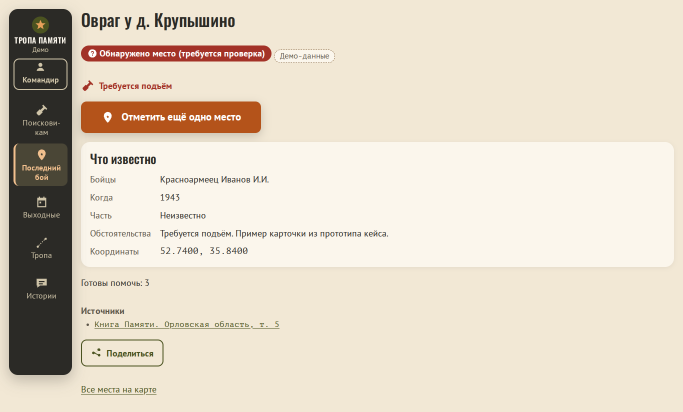
#> input picture frontend/e2e-visual/baseline/laptop/commander-last-battle-S01.png, 1366 x 823 px (shown at 1/2 size)
$ python fake_camera.py ../../e2e-visual/baseline/laptop/commander-last-battle-S01.png ../../e2e-visual/baseline/laptop/commander-last-battle-new.png
#> lines starting #> are read from the running program, lines starting #| are printed output that depends on the picture
"""Виртуальная камера для AR-теста: снимок в кадре 640×480, поток .y4m для Chromium.

python fake_camera.py <снимок.jpg> <out.y4m>
Затем: LIVE_AR_CAMERA=<out.y4m> LIVE_AR_PHOTO=<id> npx playwright test e2e/live-photo-ar.spec.ts
(на Windows путь к .y4m — в виде C:\\...)
"""

import sys

from PIL import Image

W, H, FRAMES = 640, 480, 30


def main(src: str, out: str) -> None:
    photo = Image.open(src).convert("RGB")
#> photo is the input picture: PIL image 1366x823 RGB; mean R, G, B 224.3, 213.8, 197.7
    scale = min(W * 0.8 / photo.width, H * 0.9 / photo.height)
#> scale = 0.375
    photo = photo.resize((round(photo.width * scale), round(photo.height * scale)))
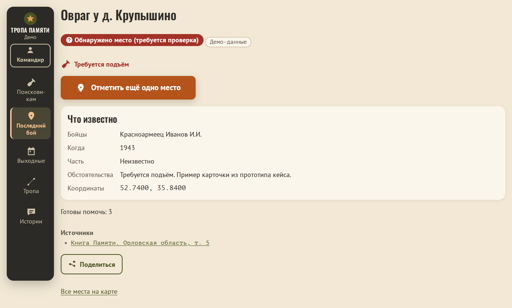
#> photo: PIL image 512x308 RGB; mean R, G, B 224.3, 213.8, 197.7
    frame = Image.new("RGB", (W, H), (200, 200, 200))
#> frame: PIL image 640x480 RGB; every value is 200
    frame.paste(photo, ((W - photo.width) // 2, (H - photo.height) // 2))
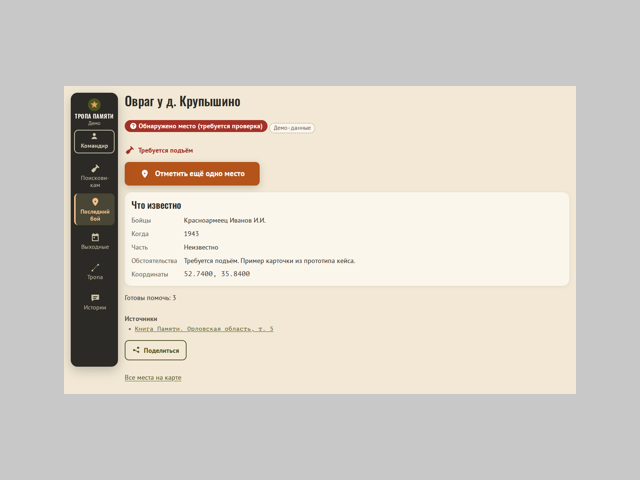
#> frame: PIL image 640x480 RGB; mean R, G, B 212.5, 207.1, 198.8
    # YUV 4:2:0: яркость в полном размере, цвет — вдвое меньше по каждой стороне
    y, cb, cr = frame.convert("YCbCr").split()
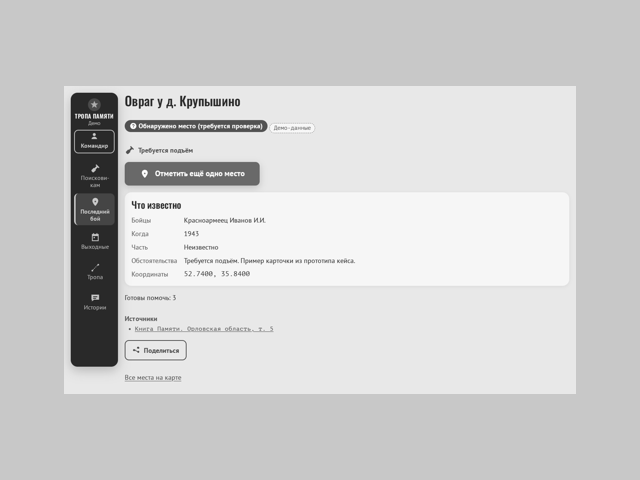
#> y: PIL image 640x480 L; min 27, max 255, mean 207.4
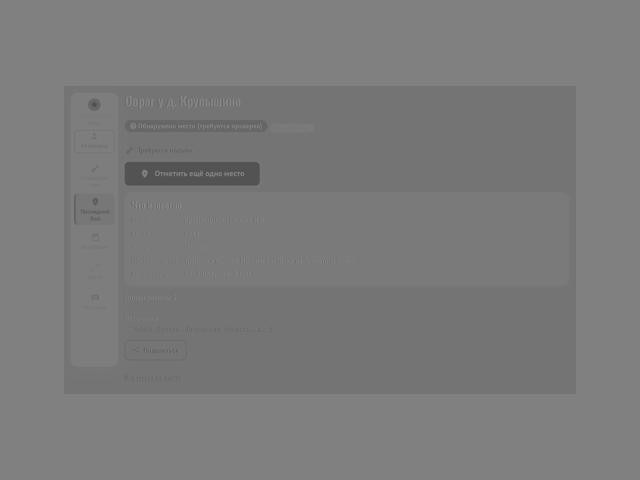
#> cb: PIL image 640x480 L; min 78, max 141, mean 122.7
    half = (W // 2, H // 2)
    data = y.tobytes() + cb.resize(half).tobytes() + cr.resize(half).tobytes()
    with open(out, "wb") as f:
        f.write(f"YUV4MPEG2 W{W} H{H} F10:1 Ip A1:1 C420jpeg\n".encode())
        for _ in range(FRAMES):
            f.write(b"FRAME\n" + data)
    print(out)


if __name__ == "__main__":
    main(sys.argv[1], sys.argv[2])

$ run again, on frontend/e2e-visual/baseline/laptop/commander-last-battle.png
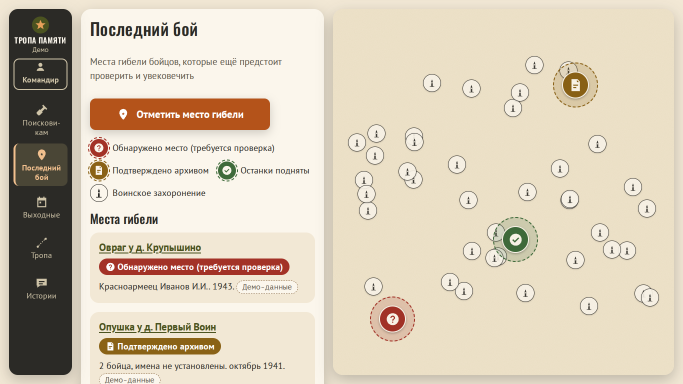
#> input picture frontend/e2e-visual/baseline/laptop/commander-last-battle.png, 1366 x 768 px (shown at 1/2 size)
#> in main, photo is the input picture: PIL image 1366x768 RGB; mean R, G, B 215.1, 203.3, 183.6
#> photo: PIL image 512x288 RGB
#> in main, `y, cb, cr = frame.convert("YCbCr").split()`:
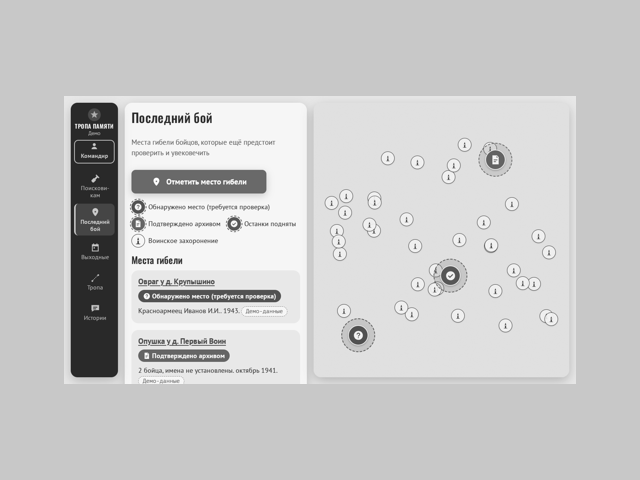
#> y: PIL image 640x480 L; min 27, max 255, mean 202
#> in main, `y, cb, cr = frame.convert("YCbCr").split()`:
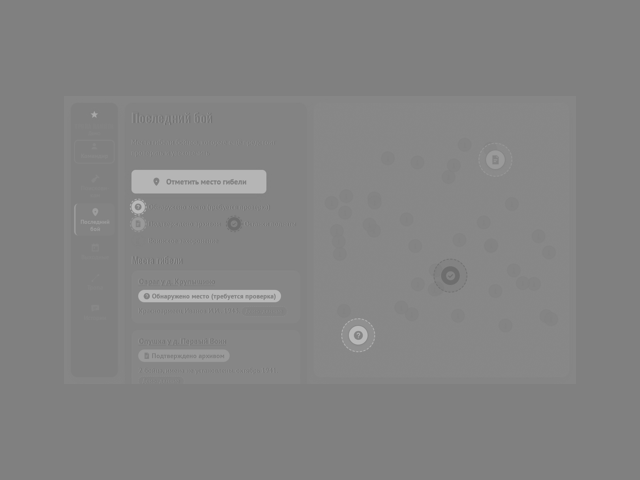
#> cr: PIL image 640x480 L; min 109, max 190, mean 131.4

$ run again, on frontend/e2e-visual/baseline/laptop/commander-search-requests-new.png
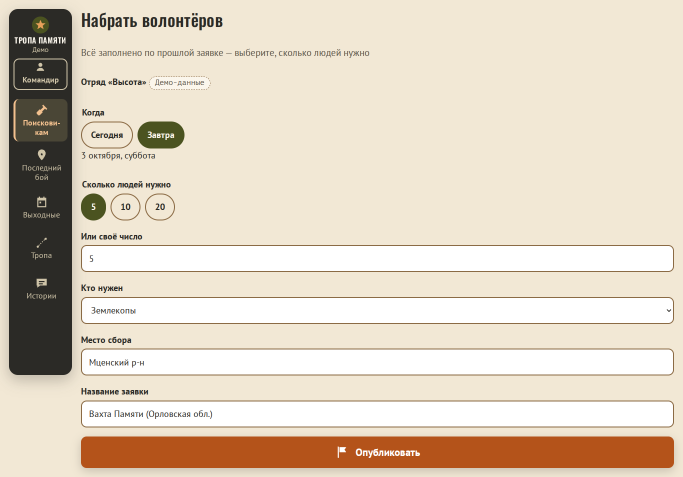
#> input picture frontend/e2e-visual/baseline/laptop/commander-search-requests-new.png, 1366 x 954 px (shown at 1/2 size)
#> in main, photo is the input picture: PIL image 1366x954 RGB; mean R, G, B 222.6, 210, 192.9
#> photo: PIL image 512x358 RGB
#> in main, `y, cb, cr = frame.convert("YCbCr").split()`:
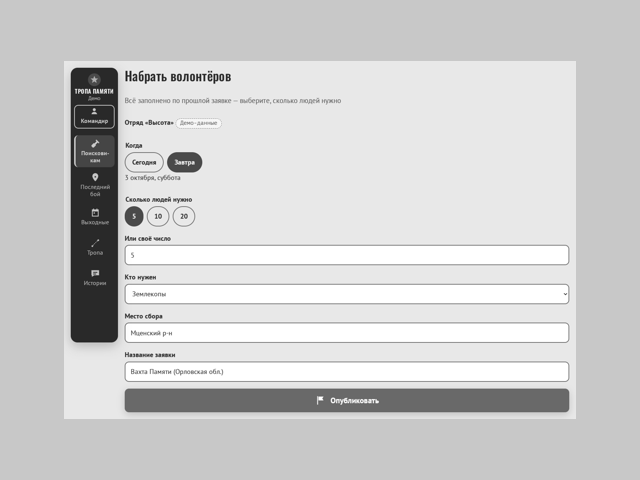
#> y: PIL image 640x480 L; min 23, max 255, mean 206.6
#> in main, `y, cb, cr = frame.convert("YCbCr").split()`:
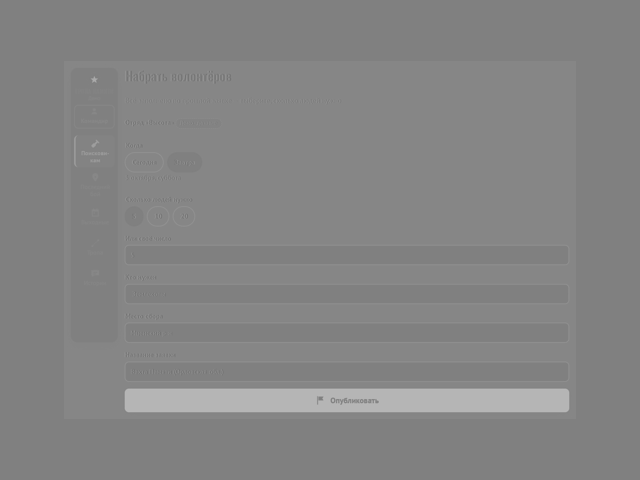
#> cr: PIL image 640x480 L; min 115, max 185, mean 132.4

$ run again, on frontend/e2e-visual/baseline/laptop/commander-search.png
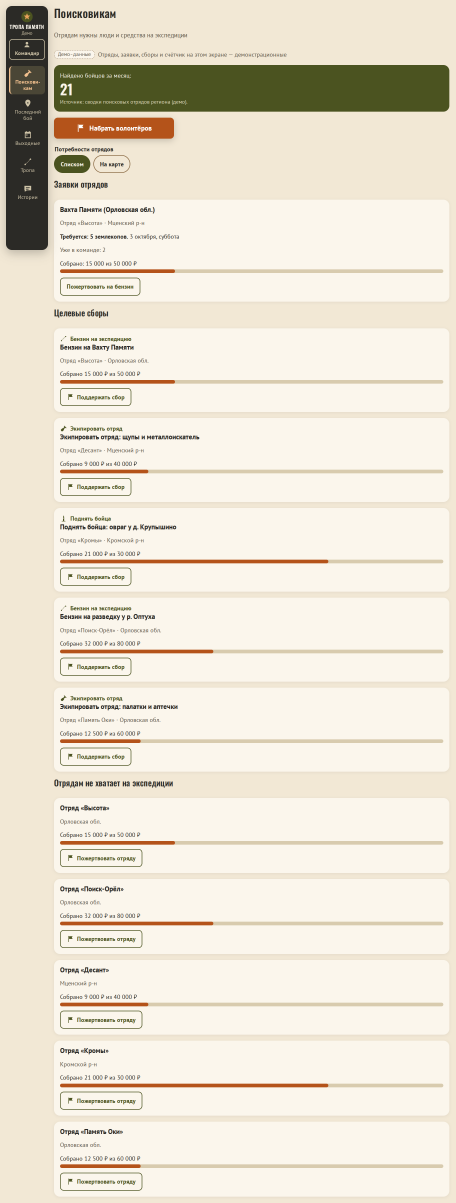
#> input picture frontend/e2e-visual/baseline/laptop/commander-search.png, 1366 x 3608 px (shown at 1/3 size)
#> in main, photo is the input picture: PIL image 1366x3608 RGB; mean R, G, B 233.8, 226.5, 211.3
#> photo: PIL image 164x432 RGB
#> in main, `frame.paste(photo, ((W - photo.width) // 2, (H - photo.height) // 2))`:
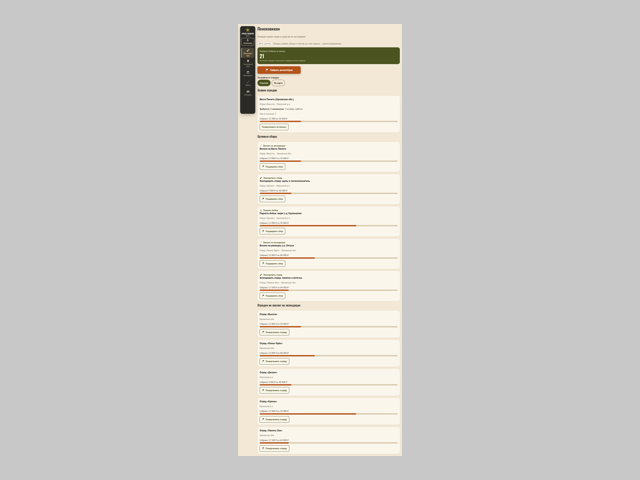
#> frame: PIL image 640x480 RGB; mean R, G, B 207.8, 206.1, 202.6
#> in main, `y, cb, cr = frame.convert("YCbCr").split()`:
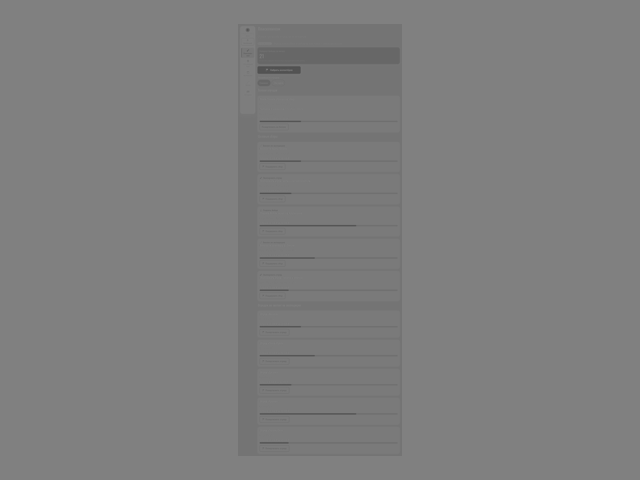
#> cb: PIL image 640x480 L; min 80, max 128, mean 125.9
